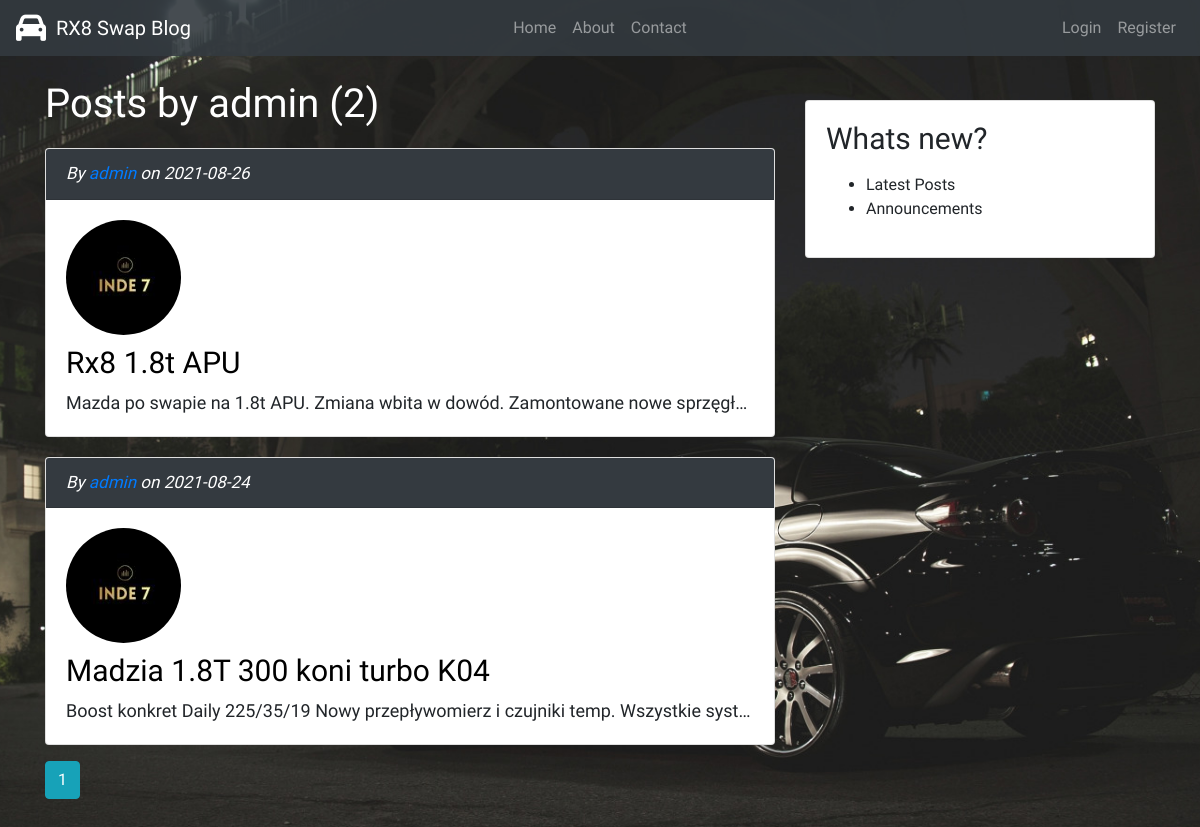
Screenshot of /user/admin with the database file from the repository.
### flaskblog/models.py (models this page shows, shortened)
class User(db.Model, UserMixin):
	id = db.Column(db.Integer, primary_key=True)
	username = db.Column(db.String(20), unique=True, nullable=False)
	email = db.Column(db.String(120), unique=True, nullable=False)
	image_file = db.Column(db.String(20), nullable=False, default='default.jpg')
	password = db.Column(db.String(60), nullable=False)
	posts = db.relationship('Post', backref='author', lazy=True)

class Post(db.Model):
	id = db.Column(db.Integer, primary_key=True)
	title = db.Column(db.String(100), nullable=False)
	date_posted = db.Column(db.DateTime, nullable=False, default=datetime.utcnow)
	content = db.Column(db.Text, nullable=False)
	user_id = db.Column(db.Integer, db.ForeignKey('user.id'), nullable=False)

### flaskblog/routes.py (the view)
@app.route("/user/<string:username>")
def user_posts(username):
	page = request.args.get('page', 1, type=int)
	user = User.query.filter_by(username=username).first_or_404()
	posts = Post.query.filter_by(author=user)\
		.order_by(Post.date_posted.desc())\
		.paginate(page=page, per_page=4)
	return render_template('user_posts.html', title='Home', posts=posts, user=user)

### flaskblog/Templates/user_posts.html
{% extends "layout.html" %}
{% block content %}
	<h1 class="mb-3 text-white">Posts by {{ user.username }} ({{ posts.total }})</h1>
	{% for post in posts.items %}
		<div class="card text-black mb-3" style="min-width: 4vw;">
			<div class="card-header">By <a href="{{ url_for('user_posts', username=post.author.username) }}">{{ post.author.username }}</a> on {{ post.date_posted.strftime('%Y-%m-%d') }}</div>
				<div class="card-body clearfix">
					<img class="rounded-circle article-img pull-left" src="{{ url_for('static', filename='profile_pics/' + post.author.image_file) }}">
					<div class="card-main-content">
					<h5><a class="card-title" href="{{ url_for('post', post_id=post.id) }}">{{ post.title }}</a></h5>
					<p class="card-text text-truncate">{{ post.content }}</p>
					</div>
				</div>
		</div>
	{% endfor %}
	{% for page_num in posts.iter_pages(left_edge=1, right_edge=1, left_current=1, right_current=2) %}
		{% if page_num %}
			{% if posts.page == page_num %}
				<a class="btn btn-info mb-4" href="{{ url_for('user_posts', username=user.username, page=page_num) }}">{{ page_num }}</a>
			{% else %}
				<a class="btn btn-outline-info mb-4" href="{{ url_for('user_posts', username=user.username, page=page_num) }}">{{ page_num }}</a>
			{% endif %}
		{% else %}
			...
		{% endif %}
	{% endfor %}
{% endblock content %}

### flaskblog/static/main.css (style rules this page uses)
body { background-image: url("tlo.jpg") !important; background-position: center; background-repeat: no-repeat; background-position: fixed; background-attachment: fixed; background-size: cover; }
* { font-family: 'Red Hat Display', sans-serif; }
.card { margin-top: 20px; }
.card-title { font-size: 30px; }
.card-header { font-style: italic; font-size: 17px; color: white; background-color: #343A40; }
.card-text { font-size: 18px; }
.card-main-content { margin-top: 10px; }
.card-main-content a { color: black; }
.card-body img { width: 115px; height: 115px; margin-right: 20px; }

### rows the page displays
User: username "admin"
Post: author.username "admin", date_posted "2021-08-26", image_file (picture), title "Rx8 1.8t APU", content "Mazda po swapie na 1.8t APU. Zmiana wbita w dowód. Zamontowane nowe sprzęgł…"
Post: author.username "admin", date_posted "2021-08-24", image_file (picture), title "Madzia 1.8T 300 koni turbo K04", content "Boost konkret Daily 225/35/19 Nowy przepływomierz i czujniki temp. Wszystkie syst…"

### other values shown
{{ posts.total }} "2"
{{ page_num }} "1"
